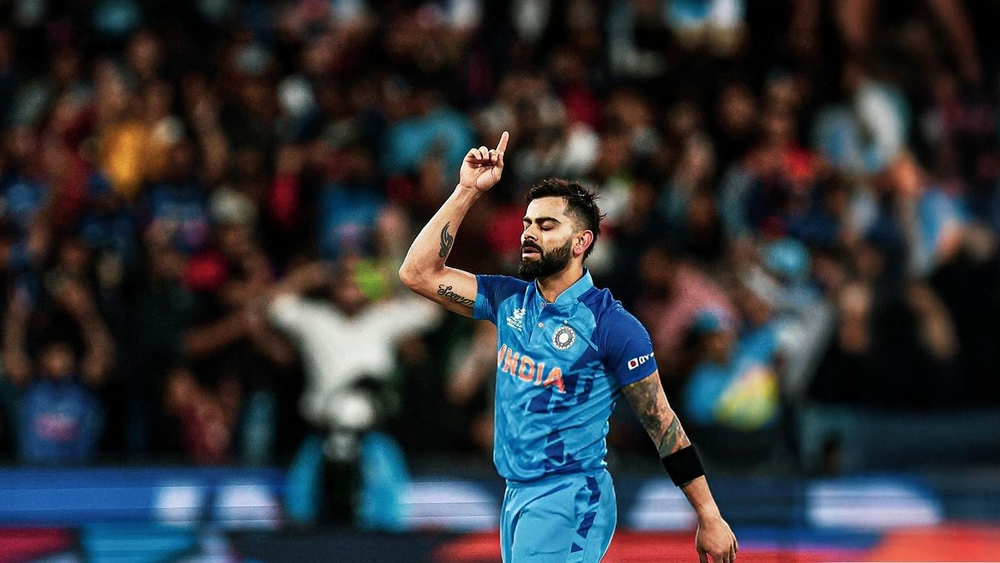
#> input picture download.jpg, 1000 x 563 px, shrunk from 1308 x 736 before the run
$ python colorspaces.py
#> lines starting #> are read from the running program, lines starting #| are printed output that depends on the picture
import cv2 as cv
import numpy as np

im = cv.imread('download.jpg')
#> im is the input picture: shape (563, 1000, 3); mean B, G, R 57.7, 52.8, 51.3

gray = cv.cvtColor(im, cv.COLOR_BGR2GRAY)
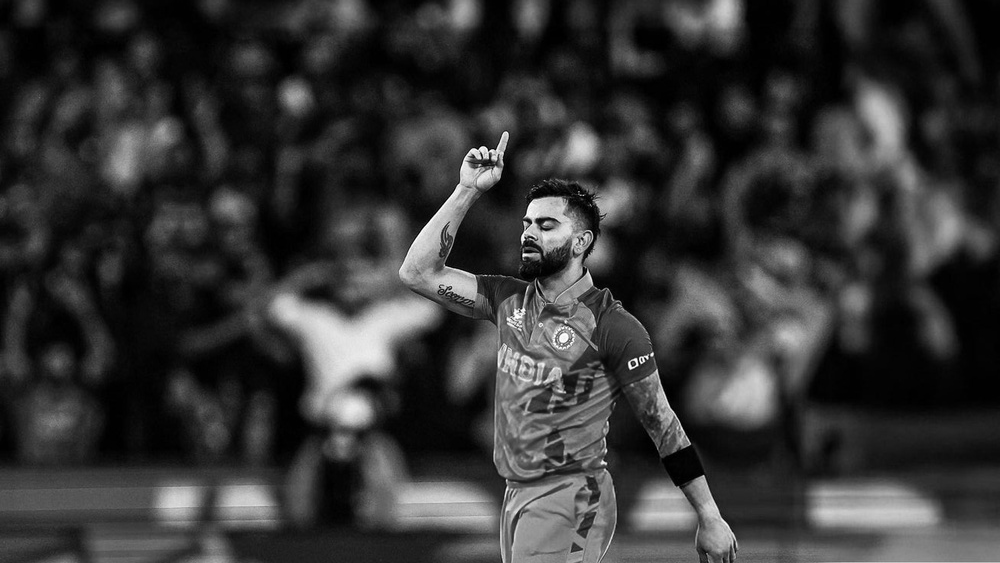
#> gray: shape (563, 1000); min 0, max 255, mean 52.9
hsv = cv.cvtColor(im, cv.COLOR_BGR2HSV)
#> hsv: shape (563, 1000, 3); mean H, S, V 64.7, 129.4, 73.1
lab = cv.cvtColor(im, cv.COLOR_BGR2LAB)
#> lab: shape (563, 1000, 3); mean of channels 0, 1, 2 56.7, 131.2, 126.3
rgb = cv.cvtColor(im, cv.COLOR_BGR2RGB)
